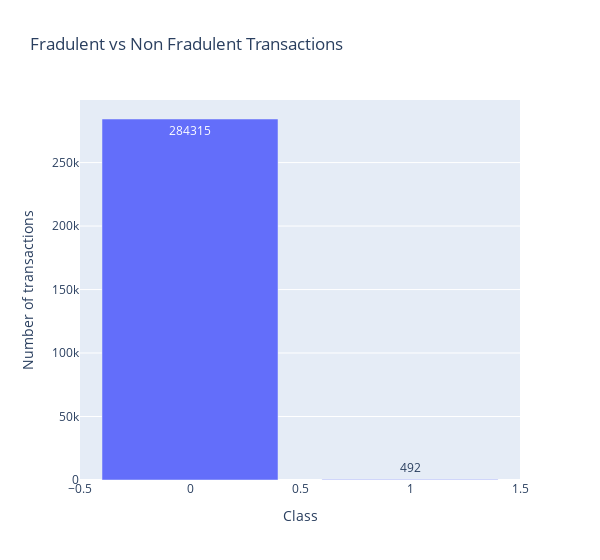

The code cell stored with this chart in its notebook:
### Code cell
# Create a bar plot for the number and percentage of fraudulent vs non-fraudulent transcations
class_df = pd.DataFrame({'Class' : classes.index, 'Values' : classes.values})
fig = go.Figure(data=[go.Bar(
            x=class_df['Class'], y=class_df['Values'],text=class_df['Values'],textposition='auto')])

layout = dict(title = 'Fradulent vs Non Fradulent Transactions',xaxis = dict(title = 'Class', showticklabels=True), 
          yaxis = dict(title = 'Number of transactions'),
          width=600)

fig.update_layout(layout)
fig.show();

### Figure 1 — Plotly figure (JSON) as saved in the notebook; plotly's stock layout.template omitted (floating-point values rounded to 4 significant figures)
{"data": [{"text": [284315, 492], "textposition": "auto", "type": "bar", "x": [0, 1], "y": [284315, 492]}], "layout": {"title": {"text": "Fradulent vs Non Fradulent Transactions"}, "width": 600, "xaxis": {"showticklabels": true, "title": {"text": "Class"}}, "yaxis": {"title": {"text": "Number of transactions"}}}}
